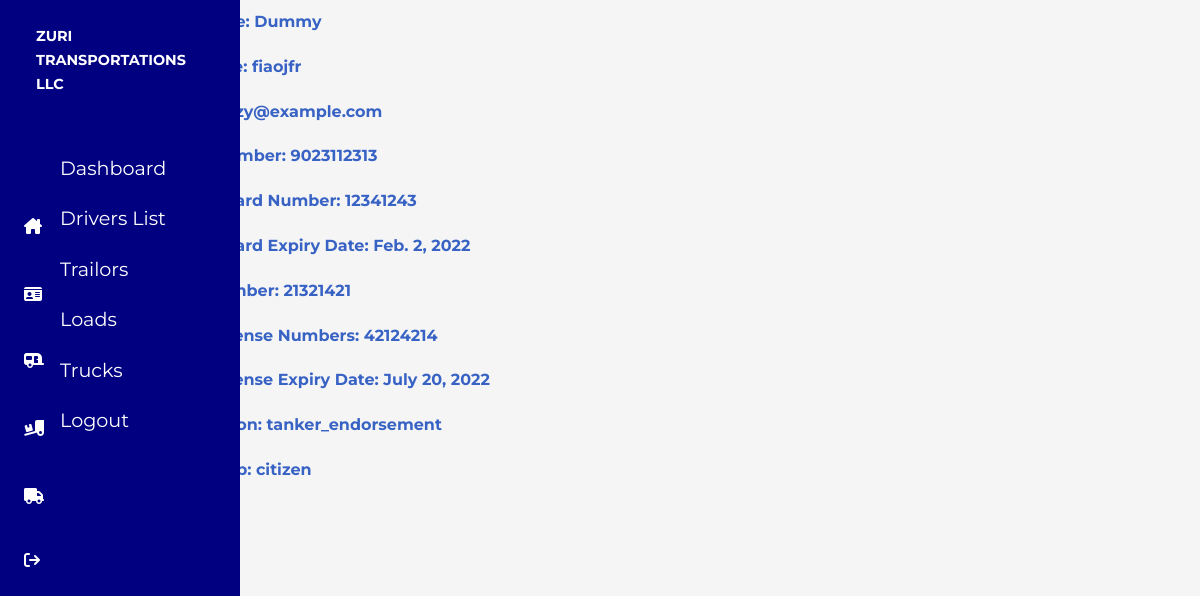
Page /drivers/driver/1 (signed in) on the committed database.
### drivers/models.py (models this page shows, shortened)
class Driver(models.Model):
    first_name = models.CharField(max_length=50)
    last_name = models.CharField(max_length=50)
    email = models.EmailField(max_length=50)
    phone = models.CharField(max_length=50, default=None)
    medical_card_number = models.CharField(max_length=50)
    medical_card_expiry_date = models.DateField(auto_now=False, auto_now_add=False, blank=True)
    truck_number = models.CharField(max_length=50)
    driver_license_numbers = models.CharField(max_length=50)
    driver_license_expiry_date = models.DateField(auto_now=False, auto_now_add=False, blank=True)
    certification = models.CharField(max_length=50, choices=certification_options)
    citizenship = models.CharField(max_length=50, choices=citizenship_options)

### drivers/views.py (the view)
# urls.py: path('driver/<driver_id>', driver_info, name='driver_info'),
@login_required
def driver_info(request, driver_id):
    driver = Driver.objects.get(pk=driver_id)
    return render(request, 'drivers/driver_info.html', {'driver':driver})

### templates/drivers/driver_info.html (shortened to what this page needs)
{% extends 'base.html' %}
{% block content %}
<div class="info">
    <p>First Name: {{driver.first_name}}</p>
    <p>Last Name: {{driver.last_name}}</p>
    <p>Email: {{driver.email}}</p>
    <p>Phone Number: {{driver.phone}}</p>
    <p>Medical Card Number: {{driver.medical_card_number}}</p>
    <p>Medical Card Expiry Date: {{driver.medical_card_expiry_date}}</p>
    <p>Truck Number: {{driver.truck_number}}</p>
    <p>Driver License Numbers: {{driver.driver_license_numbers}}</p>
    <p>Driver License Expiry Date: {{driver.driver_license_expiry_date}}</p>
    <p>Certification: {{driver.certification}}</p>
    <p>Citizenship: {{driver.citizenship}}</p>
</div>
{% endblock %}

### static/styles.css (style rules this page uses)
* { margin: 0; padding: 0; }
:root { --nav-width: 5%; }
body { width: 90vw; font-family: 'Montserrat', sans-serif; background-color: whitesmoke; color: #3863c4; scroll-behavior: smooth; overflow-x: none; }
p { font-size: 1rem; font-weight: bold; line-height: 2.8rem; padding-left: 5%; }

### rows in the picture
Driver: first_name "Dummy", last_name "fiaojfr", email "crazy@example.com", phone "9023112313", medical_card_number "12341243", medical_card_expiry_date "Feb. 2, 2022", truck_number "21321421", driver_license_numbers "42124214", driver_license_expiry_date "July 20, 2022", certification "tanker_endorsement", citizenship "citizen"
